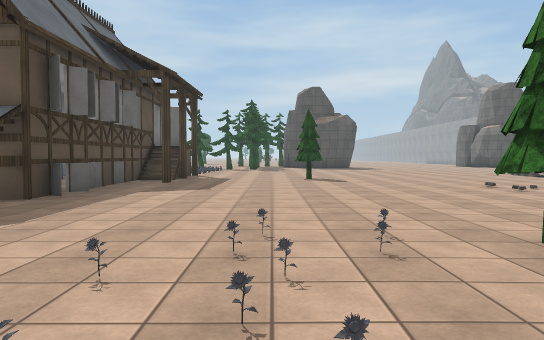
[1] (above)

23 first-person views from a walk through a scene from a Unity 3-D project. The camera is 1.3 m above the floor, tilts 2° down and sees 70° across. The floor is counted in squares, 2 m on a side. Each view is taken from the middle of a square. On the plan, view 1 faces up. The plan holds only what a view shows up to about 11 squares ahead; the rest is blank. The place goes on beyond the plan. Some animated figures are not drawn. Surface patterns are stand-ins for the level's own textures.

[2]
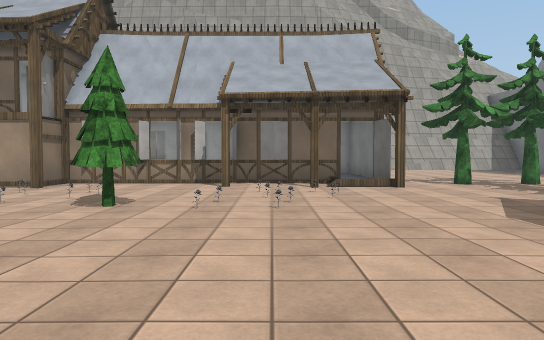

[3]
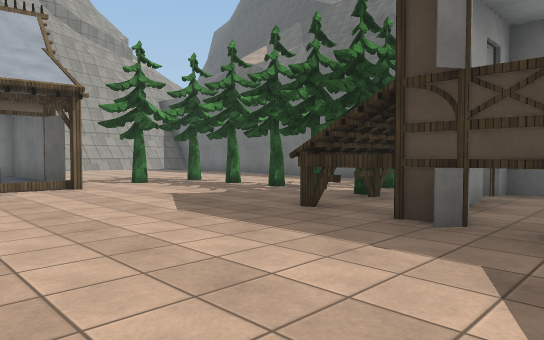

[4]
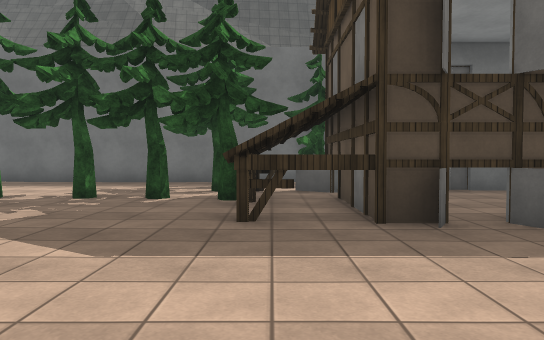

[5]
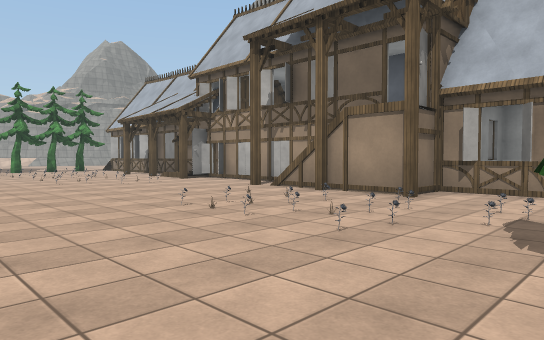

[6]
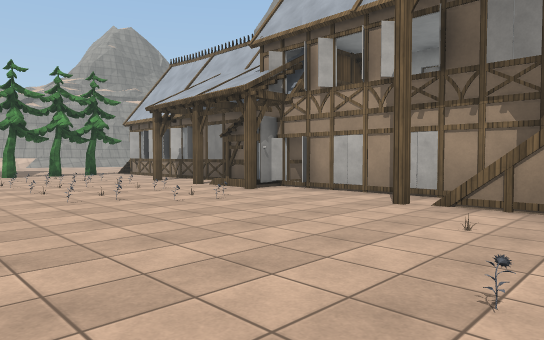

[7]
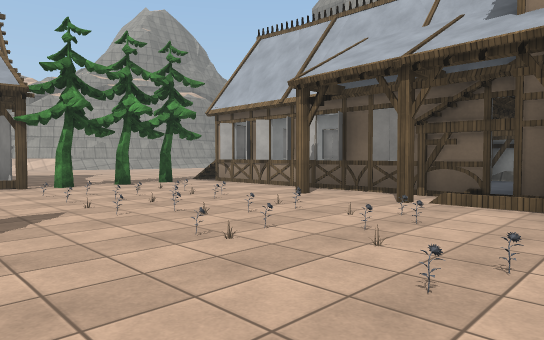

[8]
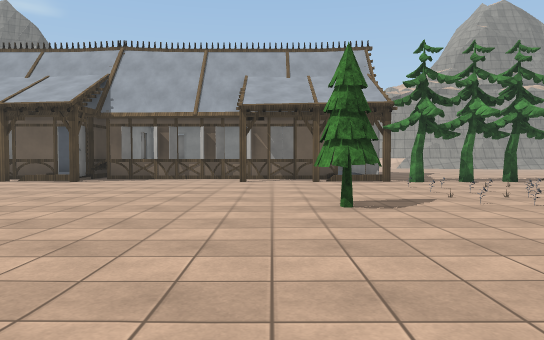

[9]
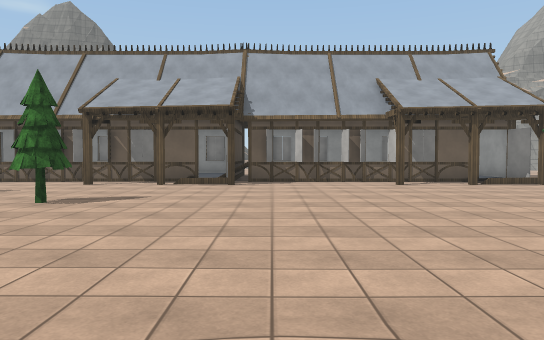

[10]
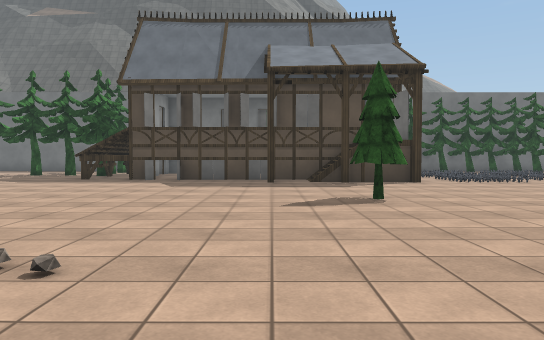

[11]
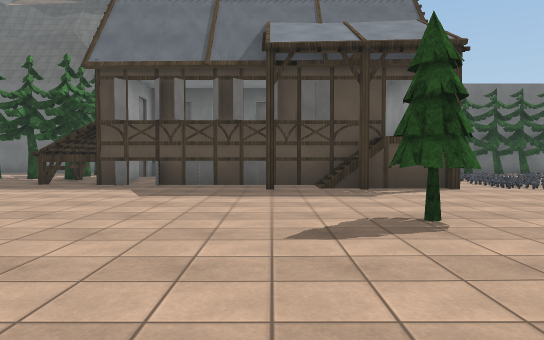

[12]
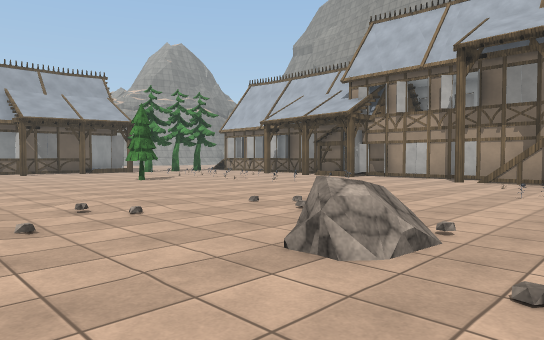

[13]
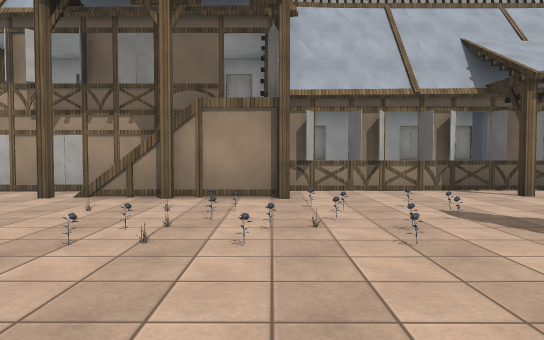

[14]
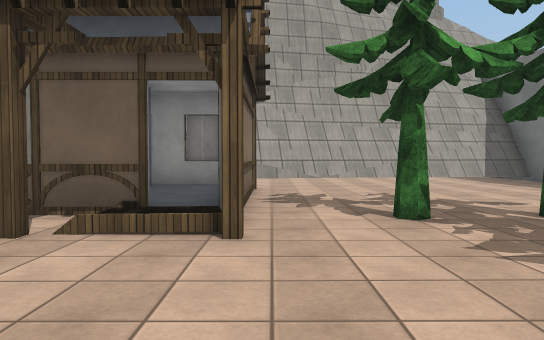

[15]
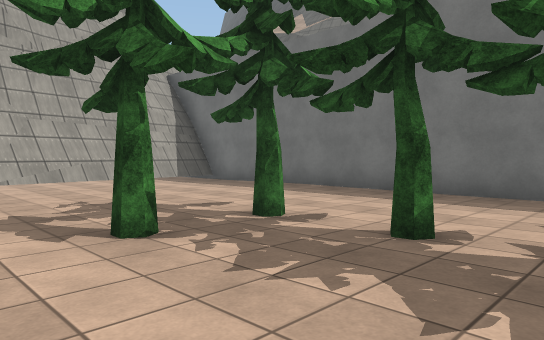

[16]
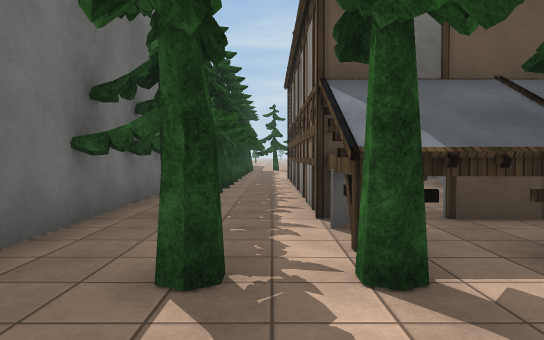

[17]
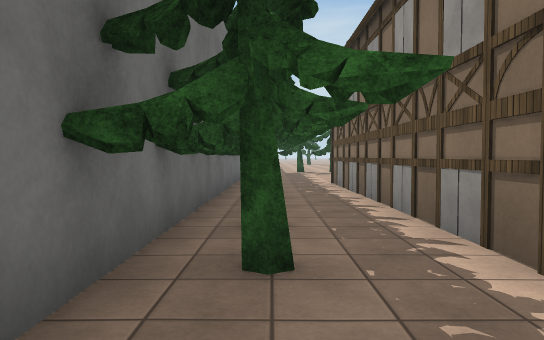

[18]
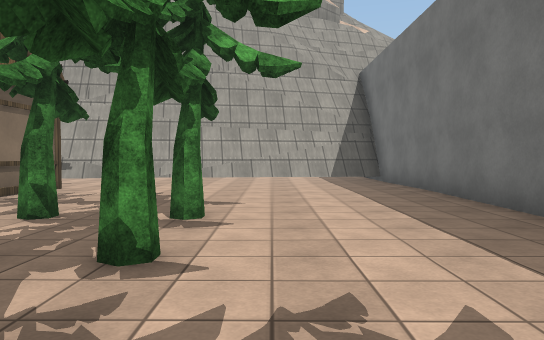

[19]
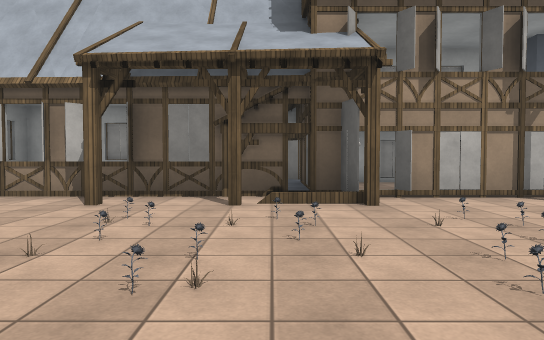

[20]
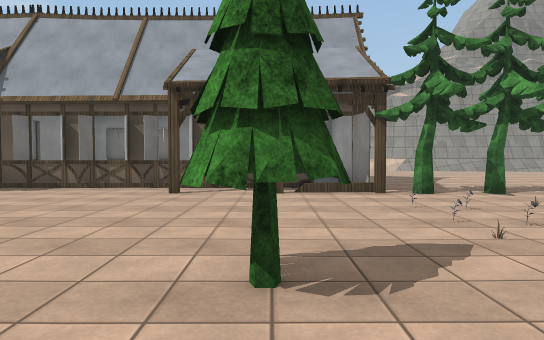

[21]
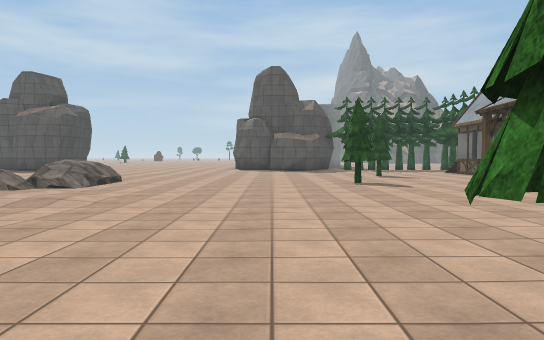

[22]
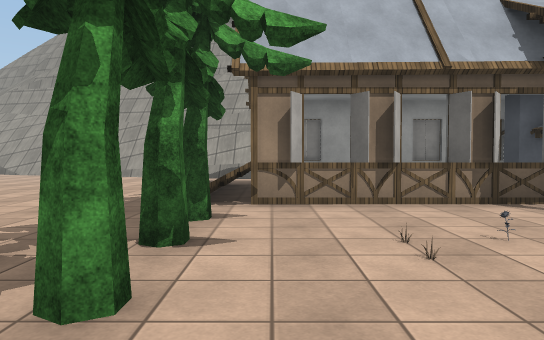

[23]
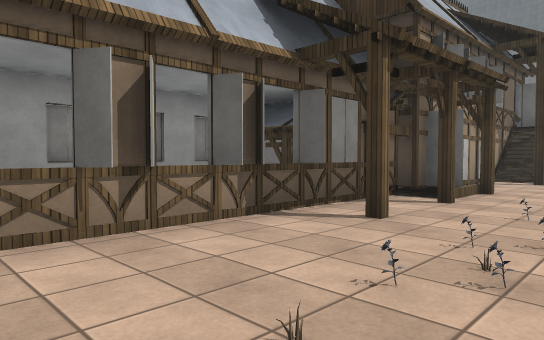

### Floor plan
Key: @ floor where view 1 was taken; # wall or solid block; . main floor; : floor 0.25 m higher than the main floor; / step, stairs or slope; = window, fence, low wall or low ledge; H house; T tree; R rock; O other object.
Columns run from 10 left of view 1 to 25 right of it. Each row starts with its distance up from view 1.
 15       .O...         ..........HH
 14 OO.   .......       :.....T....H
 13 OO.HHHHH......     R/.........HH
 12 #T.H HH/...T....    /.........HH
 11 #T.H  H/.......... R..........HHHH
 10 #T.H .HH.......................H
  9 #T.H..H......../...............H
  8 #..H..H........//R./...........H
  7 TT.H..H.........//............HH
  6 #T.HHHH...........//...........H
  5 #..HHHH..................T....HH
  4 #.TTT.........................HH
  3 #...T.....OOT.OOO.....OOOOOOO.HH##
  2 #...T....OO..OOOO....OOOOOOOO.T....
  1 #........OO..OOOOO...O.OOOOOO.T....
  0 #...T..H.H@H...##H.#..HH.H....T....
 -1 #...T.THH..HHH.H HHHHHHHHHHHHH/....
 -2 #.......=      H      HH     H/....
 -3 #.......=      H      HHH    H/....
 -4 #.......:HH    H      HHH    H/ . ..
 -5 #.......HHHHH##H    #######HHH/ . ..
 -6 #.....###                 #   =/.
 -7 #.######                      =/
 -8 ###

Positions as (right, up) in squares from view 1, and headings:
1: (0, 0), facing up
2: (0, 8), facing down
3: (0, 8), facing down-left
4: (0, 5), facing left
5: (2, 6), facing down-right
6: (6, 5), facing down-right
7: (11, 5), facing down-right
8: (10, 6), facing right
9: (10, 10), facing right
10: (7, 10), facing left
11: (5, 10), facing left
12: (5, 10), facing down-right
13: (5, 6), facing down
14: (-3, 3), facing down
15: (-3, 2), facing down-left
16: (-8, 2), facing up
17: (-9, 4), facing up
18: (-7, 3), facing down
19: (13, 5), facing down
20: (13, 5), facing right
21: (14, 4), facing up
22: (19, 4), facing down
23: (19, 2), facing down-left
